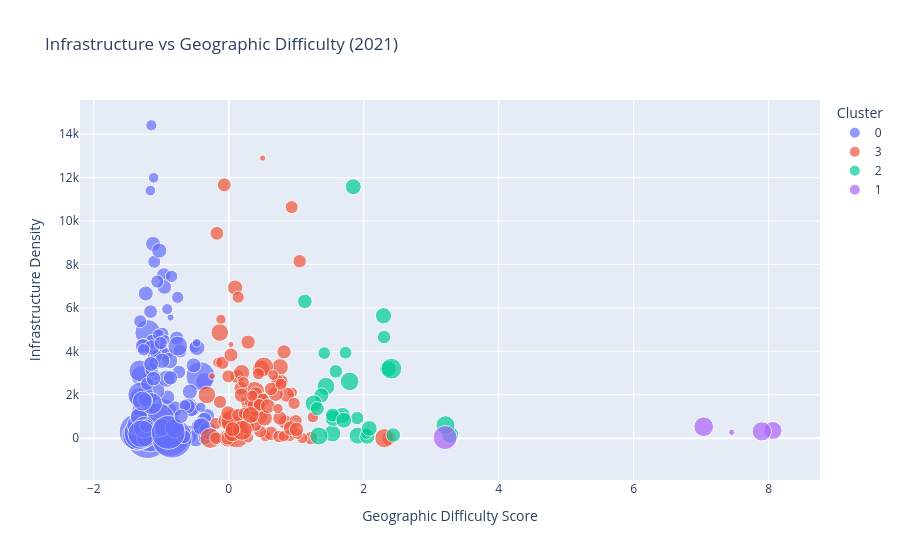

Notebook cell for this chart:
### Markdown cell above
## Query 3-2  Spatial Clustering of EU Regions

This analysis explores whether physical geography helps explain the distribution of transport infrastructure across EU NUTS2 regions.

A K-Means clustering algorithm is applied using two geographic variables: terrain roughness (`elevation_std`) and distance to major rivers (`dist_to_river_km`). These variables are used to identify groups of regions sharing similar geographic characteristics.

Infrastructure density (`infra_km`) is analysed after the clustering process in order to assess whether regions facing similar geographic conditions also exhibit similar levels of infrastructure development.

The resulting visualisation combines a Geographic Difficulty Score, infrastructure density and population density. This allows the simultaneous investigation of geographic constraints, transport infrastructure distribution and demographic concentration across European regions.

### Code cell
# Filter year
sub = master[master["year"] == 2021].copy()

# Remove missing values
sub = sub.dropna(
    subset=[
        "infra_km",
        "pop_density",
        "elevation_std",
        "dist_to_river_km"
    ]
)

# One row per region
grouped = sub.groupby(
    ["NUTS_ID", "NUTS_NAME", "country"],
    as_index=False
).agg(
    infra_km=("infra_km", "mean"),
    pop_density=("pop_density", "mean"),
    elevation_std=("elevation_std", "mean"),
    dist_to_river_km=("dist_to_river_km", "mean"),
)

# KMeans clustering
cluster_features = [
    "elevation_std",
    "dist_to_river_km"
]

scaler = StandardScaler()

X = scaler.fit_transform(
    grouped[cluster_features]
)

kmeans = KMeans(
    n_clusters=4,
    random_state=42,
    n_init=10
)

grouped["cluster"] = kmeans.fit_predict(X)

# Geographic Difficulty Score
grouped["difficulty_score"] = X.sum(axis=1)

# Population scaling
grouped["pop_density_vis"] = np.sqrt(
    grouped["pop_density"]
)

# Visualisation
fig = px.scatter(
    grouped,
    x="difficulty_score",
    y="infra_km",
    color=grouped["cluster"].astype(str),
    size="pop_density_vis",
    size_max=30,
    hover_name="NUTS_ID",
    hover_data=[
        "country",
        "pop_density",
        "elevation_std",
        "dist_to_river_km"
    ],
    labels={
        "difficulty_score": "Geographic Difficulty Score",
        "infra_km": "Infrastructure Density",
        "pop_density": "Population Density",
        "color": "Cluster"
    },
    title="Infrastructure vs Geographic Difficulty (2021)"
)

fig.show()

### Figure 1 — Plotly figure (JSON) as saved in the notebook; plotly's stock layout.template omitted (floating-point values rounded to 4 significant figures; data arrays with more than 128 entries replaced by an {"elided": "..."} marker saying what was removed)
{"data": [{"customdata": {"elided": "131x4 mixed values"}, "hovertemplate": "<b>%{hovertext}</b><br><br>Cluster=0<br>Geographic Difficulty Score=%{x}<br>Infrastructure Density=%{y}<br>pop_density_vis=%{marker.size}<br>country=%{customdata[0]}<br>Population Density=%{customdata[1]}<br>elevation_std=%{customdata[2]}<br>dist_to_river_km=%{customdata[3]}<extra></extra>", "hovertext": {"elided": "131 str values"}, "legendgroup": "0", "marker": {"color": "#636efa", "size": {"elided": "131 float values"}, "sizemode": "area", "sizeref": 0.09661, "symbol": "circle"}, "mode": "markers", "name": "0", "orientation": "v", "showlegend": true, "type": "scatter", "x": {"elided": "131 float values"}, "xaxis": "x", "y": {"elided": "131 float values"}, "yaxis": "y"}, {"customdata": {"elided": "93x4 mixed values"}, "hovertemplate": "<b>%{hovertext}</b><br><br>Cluster=3<br>Geographic Difficulty Score=%{x}<br>Infrastructure Density=%{y}<br>pop_density_vis=%{marker.size}<br>country=%{customdata[0]}<br>Population Density=%{customdata[1]}<br>elevation_std=%{customdata[2]}<br>dist_to_river_km=%{customdata[3]}<extra></extra>", "hovertext": ["AT12", "AT22", "AT31", "BG31", "BG34", "BG41", "BG42", "CY00", "DE12", "DE13", "EL30", "EL41", "EL43", "EL51", "EL52", "EL53", "EL54", "EL61", "EL62", "EL63", "EL64", "EL65", "ES11", "ES12", "ES13", "ES21", "ES22", "ES23", "ES24", "ES30", "ES41", "ES42", "ES52", "ES61", "ES62", "FRC2", "FRF1", "FRI1", "FRJ2", "FRK1", "FRM0", "HR03", "IS00", "ITC3", "ITF2", "ITF3", "ITF5", "ITF6", "ITG1", "ITG2", "ITH5", "ITI1", "ITI2", "ITI3", "ITI4", "MK00", "NO02", "NO06", "NO07", "PL21", "PT11", "PT20", "PT30", "RO11", "RO12", "RO21", "RO22", "RO31", "RO41", "RO42", "SE32", "SE33", "SI03", "SI04", "SK03", "SK04", "TR22", "TR31", "TR32", "TR33", "TR41", "TR52", "TR71", "TR72", "TR81", "TR82", "TR83", "TRA1", "TRA2", "TRB1", "TRB2", "TRC1", "TRC2"], "legendgroup": "3", "marker": {"color": "#EF553B", "size": [9.45, 8.758, 11.29, 6.197, 7.225, 10.16, 7.969, 9.839, 20.24, 15.67, 31.41, 7.765, 8.758, 6.535, 10.04, 5.339, 6.05, 7.148, 9.439, 7.668, 6.0, 6.075, 9.586, 9.808, 10.52, 17.44, 7.969, 7.925, 5.292, 29.1, 5.05, 5.089, 14.76, 9.889, 11.55, 8.526, 15.23, 9.203, 8.276, 7.253, 6.309, 7.477, 1.897, 16.77, 8.179, 20.39, 7.403, 11.12, 13.74, 8.204, 14.2, 12.72, 10.22, 12.66, 18.4, 9.121, 2.739, 3.464, 2.121, 14.98, 13.0, 10.26, 17.83, 8.643, 8.246, 9.327, 8.379, 9.23, 8.142, 7.443, 2.302, 1.844, 9.455, 11.31, 9.083, 10.2, 8.643, 19.34, 9.96, 8.349, 12.1, 7.204, 7.141, 6.45, 10.47, 5.468, 8.666, 5.148, 6.14, 6.964, 7.348, 13.72, 10.67], "sizemode": "area", "sizeref": 0.09661, "symbol": "circle"}, "mode": "markers", "name": "3", "orientation": "v", "showlegend": true, "type": "scatter", "x": [-0.06811, 1.05, 0.09357, 0.0783, -0.19, 0.8371, 0.9923, 0.2856, -0.2741, -0.008683, 0.115, -0.1898, 1.217, 0.5424, 0.6241, 0.2891, 1.088, 0.9018, -0.01332, 0.747, 1.014, 0.8147, 0.1218, 0.7572, 0.9175, -0.01713, -0.01886, 0.4647, 0.9396, 0.06722, -0.1167, -0.162, 0.3183, 0.8185, 0.2702, -0.09577, -0.3242, -0.1762, 0.9312, 0.139, 1.246, 0.4805, 0.5009, 0.4384, 0.3916, 0.3818, 0.376, 0.861, 0.7588, -0.006403, 0.4764, 0.1913, -0.009906, 0.4182, 0.518, 0.7777, 0.5138, 0.2331, 0.1701, -0.1335, 0.04923, 2.375, 2.306, 0.3306, 0.3708, 0.402, -0.1303, 0.5035, 0.46, 0.4503, -0.2493, 0.0312, 0.03235, 0.6955, 0.1782, 0.1881, 0.1428, 0.2002, 1.002, 0.7206, 0.5294, 0.2303, 0.4383, 0.2192, 0.5792, 0.6571, 0.6264, 0.7278, 0.3483, 0.7746, 0.968, 0.3248, 0.05632], "xaxis": "x", "y": [11670.0, 8150.0, 6933.0, 629.0, 681.3, 738.1, 791.1, 4423.0, 0.0, 0.0, 139.2, 0.0, 0.0, 109.6, 220.3, 23.0, 0.0, 121.3, 0.0, 74.66, 195.6, 88.29, 2844.0, 921.6, 459.5, 805.4, 635.1, 308.3, 2101.0, 777.9, 5468.0, 3487.0, 1553.0, 3974.0, 530.2, 3473.0, 1992.0, 9436.0, 10640.0, 6494.0, 968.3, 1805.0, 12900.0, 1033.0, 611.7, 2136.0, 992.4, 1998.0, 3275.0, 2846.0, 3205.0, 3017.0, 1153.0, 1337.0, 3285.0, 2617.0, 1932.0, 1690.0, 2718.0, 4866.0, 212.9, 0.0, 0.0, 1662.0, 1539.0, 2048.0, 1668.0, 1748.0, 1503.0, 1544.0, 2858.0, 4315.0, 3830.0, 2047.0, 2300.0, 1980.0, 1068.0, 359.3, 402.5, 2631.0, 918.6, 1133.0, 2963.0, 2570.0, 1473.0, 2907.0, 2268.0, 1366.0, 1955.0, 2483.0, 1601.0, 1071.0, 410.2], "yaxis": "y"}, {"customdata": [["AT", 60, 565.8, 17.2], ["AT", 79.3, 593.8, 38.09], ["AT", 60.7, 632.6, 7.907], ["AT", 157.3, 617.7, 24.56], ["CH", 201.3, 943.9, 15.67], ["CH", 193.9, 594.2, 4.266], ["CH", 105.4, 776.3, 6.244], ["CH", 193.4, 655.1, 52.53], ["CH", 128.5, 696.3, 12.92], ["ES", 239.7, 566.8, 30.71], ["ES", 301.9, 551.5, 1218.0], ["FR", 105.4, 501.2, 37.5], ["FR", 152, 651.3, 22.05], ["FR", 163.5, 745.5, 11.38], ["IT", 170.7, 758.9, 11.39], ["IT", 38.4, 697.5, 0.1729], ["IT", 434.1, 767.2, 18.19], ["IT", 119.1, 561.2, 3.739], ["IT", 72.4, 661.8, 26.77], ["IT", 281, 639.4, 25.53], ["IT", 159, 596.1, 6.143], ["LI", 246.2, 554.3, 2.901], ["TR", 198.7, 529.3, 31.6], ["TR", 91.1, 564.0, 101.7], ["TR", 141.8, 694.4, 38.76], ["TR", 145, 627.0, 9.509], ["TR", 76.9, 730.0, 66.0], ["TR", 90.4, 546.2, 13.21]], "hovertemplate": "<b>%{hovertext}</b><br><br>Cluster=2<br>Geographic Difficulty Score=%{x}<br>Infrastructure Density=%{y}<br>pop_density_vis=%{marker.size}<br>country=%{customdata[0]}<br>Population Density=%{customdata[1]}<br>elevation_std=%{customdata[2]}<br>dist_to_river_km=%{customdata[3]}<extra></extra>", "hovertext": ["AT21", "AT32", "AT33", "AT34", "CH01", "CH02", "CH05", "CH06", "CH07", "ES51", "ES70", "FRJ1", "FRK2", "FRL0", "ITC1", "ITC2", "ITC4", "ITF1", "ITH1", "ITH3", "ITH4", "LI00", "TR42", "TR61", "TR62", "TR63", "TR90", "TRC3"], "legendgroup": "2", "marker": {"color": "#00cc96", "size": [7.746, 8.905, 7.791, 12.54, 14.19, 13.92, 10.27, 13.91, 11.34, 15.48, 17.38, 10.27, 12.33, 12.79, 13.07, 6.197, 20.84, 10.91, 8.509, 16.76, 12.61, 15.69, 14.1, 9.545, 11.91, 12.04, 8.769, 9.508], "sizemode": "area", "sizeref": 0.09661, "symbol": "circle"}, "mode": "markers", "name": "2", "orientation": "v", "showlegend": true, "type": "scatter", "x": [1.414, 1.585, 1.73, 1.682, 3.278, 1.534, 2.437, 1.91, 2.052, 1.44, 3.211, 1.127, 1.844, 2.292, 2.359, 2.038, 2.41, 1.371, 1.903, 1.791, 1.547, 1.335, 1.257, 1.537, 2.083, 1.705, 2.301, 1.311], "xaxis": "x", "y": [3917.0, 3074.0, 3936.0, 1044.0, 163.1, 212.8, 138.8, 114.2, 72.39, 2388.0, 595.7, 6299.0, 11580.0, 5636.0, 3197.0, 208.2, 3199.0, 1971.0, 924.5, 2614.0, 909.2, 98.99, 1596.0, 1065.0, 448.9, 827.0, 4655.0, 1361.0], "yaxis": "y"}, {"customdata": [["FR", 244.2, 237.1, 5339.0], ["FR", 325, 190.8, 5379.0], ["FR", 3.5, 78.63, 5449.0], ["FR", 348.9, 657.1, 3345.0], ["FR", 777.6, 108.3, 2622.0]], "hovertemplate": "<b>%{hovertext}</b><br><br>Cluster=1<br>Geographic Difficulty Score=%{x}<br>Infrastructure Density=%{y}<br>pop_density_vis=%{marker.size}<br>country=%{customdata[0]}<br>Population Density=%{customdata[1]}<br>elevation_std=%{customdata[2]}<br>dist_to_river_km=%{customdata[3]}<extra></extra>", "hovertext": ["FRY1", "FRY2", "FRY3", "FRY4", "FRY5"], "legendgroup": "1", "marker": {"color": "#ab63fa", "size": [15.63, 18.03, 1.871, 18.68, 27.89], "sizemode": "area", "sizeref": 0.09661, "symbol": "circle"}, "mode": "markers", "name": "1", "orientation": "v", "showlegend": true, "type": "scatter", "x": [8.063, 7.898, 7.453, 7.037, 3.205], "xaxis": "x", "y": [354.3, 312.6, 273.9, 526.6, 26.0], "yaxis": "y"}], "layout": {"legend": {"itemsizing": "constant", "title": {"text": "Cluster"}, "tracegroupgap": 0}, "title": {"text": "Infrastructure vs Geographic Difficulty (2021)"}, "xaxis": {"anchor": "y", "domain": [0, 1], "title": {"text": "Geographic Difficulty Score"}}, "yaxis": {"anchor": "x", "domain": [0, 1], "title": {"text": "Infrastructure Density"}}}}
